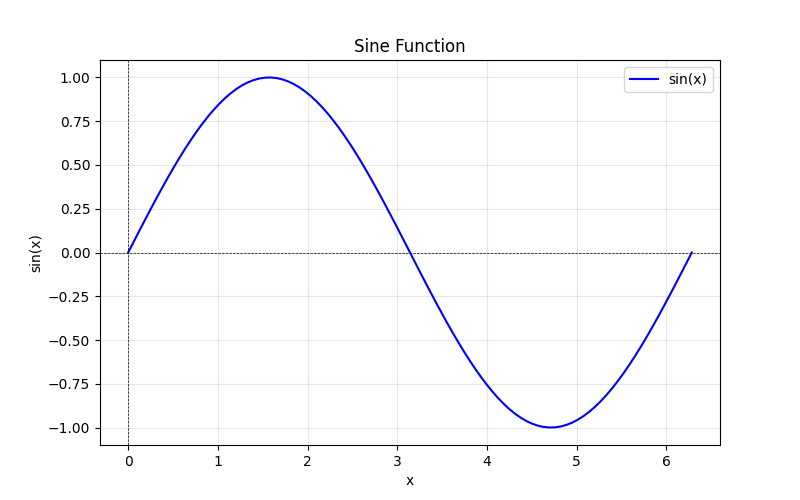

Recreate this plot in Python.
import numpy as np
import matplotlib.pyplot as plt

# x 값 범위 설정 (0에서 2π까지 100개의 점)
x = np.linspace(0, 2 * np.pi, 100)

# sin(x) 계산
y = np.sin(x)

# 그래프 그리기
plt.figure(figsize=(8, 5))
plt.plot(x, y, label='sin(x)', color='blue')  # sin(x) 그래프
plt.title('Sine Function')
plt.xlabel('x')
plt.ylabel('sin(x)')
plt.axhline(0, color='black', linewidth=0.5, linestyle='--')  # x축 선
plt.axvline(0, color='black', linewidth=0.5, linestyle='--')  # y축 선
plt.grid(alpha=0.3)  # 그리드 추가
plt.legend()  # 범례 추가
plt.show()
